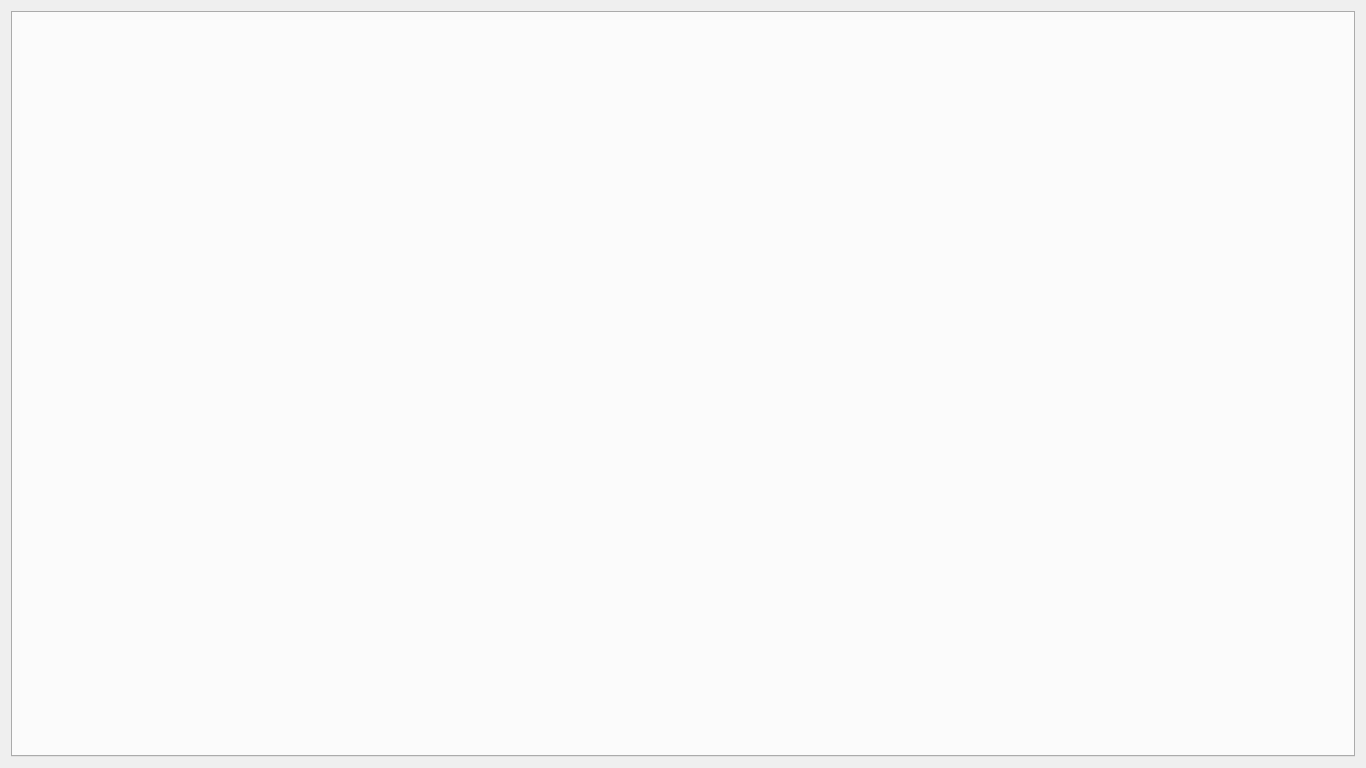
<?xml version="1.0" encoding="UTF-8"?>
<ui version="4.0">
 <class>TradingstatsPage</class>
 <widget class="QWidget" name="TradingstatsPage">
  <property name="windowModality">
   <enum>Qt::NonModal</enum>
  </property>
  <property name="geometry">
   <rect>
    <x>0</x>
    <y>0</y>
    <width>1366</width>
    <height>768</height>
   </rect>
  </property>
  <property name="windowTitle">
   <string>Digging</string>
  </property>
  <property name="autoFillBackground">
   <bool>true</bool>
  </property>
  <layout class="QVBoxLayout" name="verticalLayout_2">
   <item>
    <widget class="QTabWidget" name="tabWidget">
     <property name="currentIndex">
      <number>-1</number>
     </property>
    </widget>
   </item>
  </layout>
 </widget>
 <resources/>
 <connections/>
</ui>
